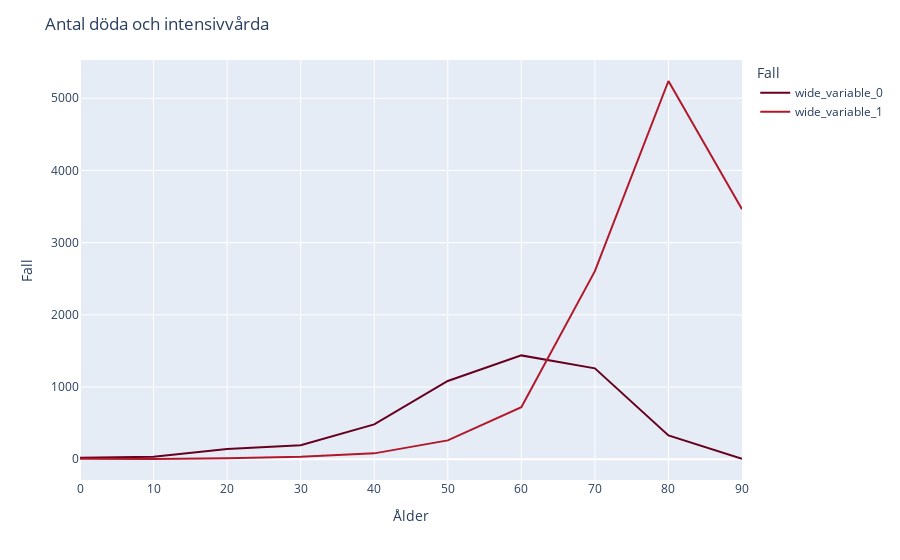

Notebook code cell kept with this figure:
### Code cell
import pandas as pd
import plotly.express as px
df = pd.read_csv("National_Total_Deaths_by_Age_Group (1).csv")

#data
fall = df["Total_ICU_Admissions"]
död_fall = df["Total_Deaths"]

#plot
fig = px.line(x=[0,10,20,30,40,50,60,70,80,90], y=[fall, död_fall], color_discrete_sequence=px.colors.sequential.RdBu, labels={"variable": "Fall"})
fig.update_layout(
    title="Antal döda och intensivvårda",
    xaxis_title = "Ålder",
    yaxis_title="Fall",
)
fig.show()

### Figure 1 — Plotly figure (JSON) as saved in the notebook; plotly's stock layout.template omitted (floating-point values rounded to 4 significant figures)
{"data": [{"hovertemplate": "Fall=wide_variable_0<br>x=%{x}<br>value=%{y}<extra></extra>", "legendgroup": "wide_variable_0", "line": {"color": "rgb(103,0,31)", "dash": "solid"}, "mode": "lines", "name": "wide_variable_0", "orientation": "v", "showlegend": true, "type": "scatter", "x": [0, 10, 20, 30, 40, 50, 60, 70, 80, 90], "xaxis": "x", "y": [22, 35, 142, 194, 483, 1084, 1438, 1259, 329, 7], "yaxis": "y"}, {"hovertemplate": "Fall=wide_variable_1<br>x=%{x}<br>value=%{y}<extra></extra>", "legendgroup": "wide_variable_1", "line": {"color": "rgb(178,24,43)", "dash": "solid"}, "mode": "lines", "name": "wide_variable_1", "orientation": "v", "showlegend": true, "type": "scatter", "x": [0, 10, 20, 30, 40, 50, 60, 70, 80, 90], "xaxis": "x", "y": [7, 3, 15, 33, 81, 261, 721, 2605, 5239, 3463], "yaxis": "y"}], "layout": {"legend": {"title": {"text": "Fall"}, "tracegroupgap": 0}, "margin": {"t": 60}, "title": {"text": "Antal döda och intensivvårda"}, "xaxis": {"anchor": "y", "domain": [0, 1], "title": {"text": "Ålder"}}, "yaxis": {"anchor": "x", "domain": [0, 1], "title": {"text": "Fall"}}}}
